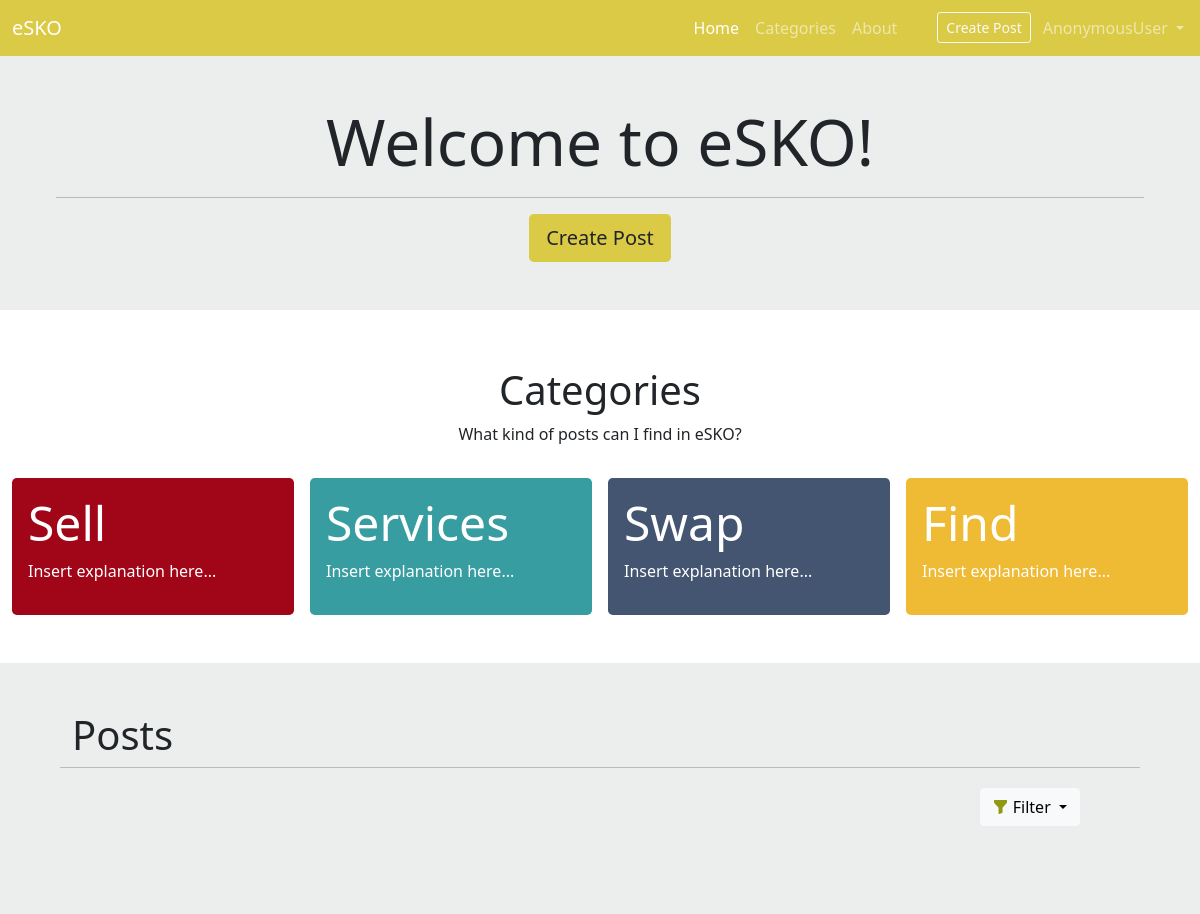
Page /esko_app/home/ on the earlier database version.
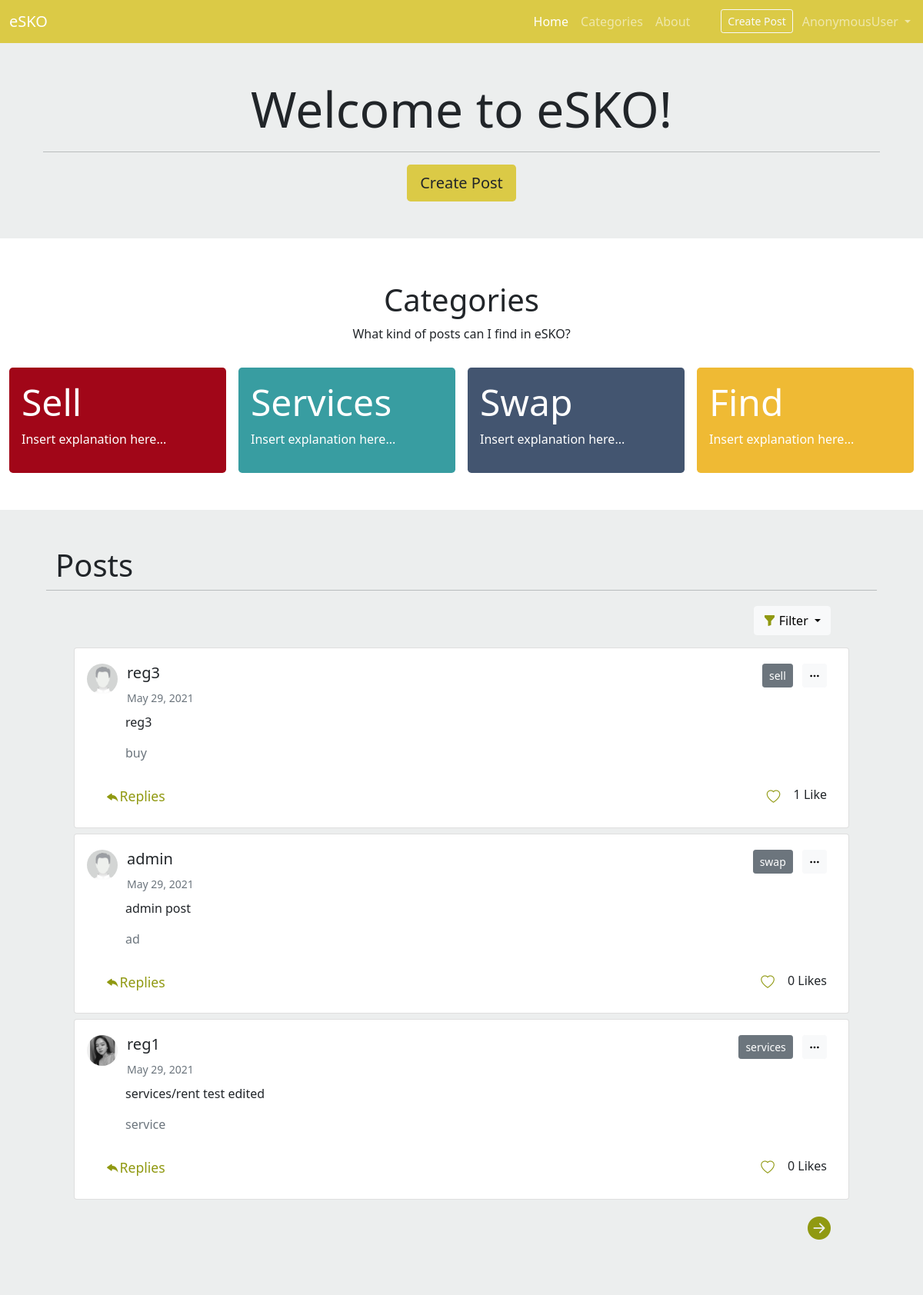
Same page on the later database version.
### esko_app/models.py (models this page shows, shortened)
class Post(models.Model):
	CATEGORIES = [
		('sell', 'sell'),
		('find', 'find'),
		('services/rent', 'services/rent'),
		('swap', 'swap'),
	]
	author = models.ForeignKey(User, on_delete=models.CASCADE, null=True)
	category = models.CharField(max_length=20,choices=CATEGORIES)
	description = models.TextField(max_length=250)
	tags = models.CharField(max_length=100)
	post_image = models.ImageField(upload_to='post_pics',null=True,blank=True)
	date = models.DateTimeField(auto_now_add=True)
	likes = models.ManyToManyField(User, related_name='user_posts')
	def total_likes(self):
		return self.likes.count()

class Profile(models.Model):
	user = models.OneToOneField(User, on_delete=models.CASCADE)
	profile_pic = models.ImageField(default='default.jpg', upload_to='profile_pics', blank=True)
	year_level = models.CharField(max_length=30, blank=True)
	phone_number = models.IntegerField(null=True,blank=True)
	sns_account = models.URLField(max_length = 200,blank=True)
	bio = models.CharField(max_length=200, blank=True)

### esko_app/views.py (the view)
# urls.py: 2. Add a URL to urlpatterns:  path('', views.home, name='home')
def home(request):
	posts = Post.objects.all().order_by('-date')
	ordering = ['-date']
	filtered_posts = PostFilter(
		request.GET,
		queryset=posts
	)
	post_paginator = Paginator(filtered_posts.qs, 3)
	page_num = request.GET.get('page')
	page = post_paginator.get_page(page_num)
	context = {
		'count' : post_paginator.count,
		'page' : page
	}
	return render(request, 'esko_app/home.html', context)

### esko_app/templatetags/extras.py (called while the page is built)
@register.simple_tag
def my_url(value, field_name, urlencode=None):
	url = '?{}={}'.format(field_name, value)
	if urlencode:
		querystring = urlencode.split('&')
		filtered_querystring = filter(lambda p: p.split('=')[0]!=field_name, querystring)
		encoded_querystring = '&'.join(filtered_querystring)
		url = '{}&{}'.format(url, encoded_querystring)
	return url

### templates/esko_app/home.html (shortened to what this page needs)
{% extends 'base.html' %}
{% block content %}
	<div class="container-fluid text-center mb-2 px-2 py-5" style="background-color:#ECEEEE;">
		<h1 class="display-3">
			Welcome to eSKO!
		</h1>
		<hr class="my-3 mx-5">
		<a class="btn btn-lg bgyellow text-nowrap" href="{% url 'esko_app:post-create' %}">Create Post</a>
	</div>
	<div class="container-fluid px-3 py-5">
		<h1 class="display-6 text-center">Categories</h1>
		<p class="text-center pb-3">What kind of posts can I find in eSKO?</p>
		<div class="row">
			<div class="col rounded-3 mx-2 px-3 py-3" style="color:white; background-color:#A10618;">
				<h1 class="display-5">
					Sell
				</h1>
				<p>Insert explanation here...</p>
			</div>
			<div class="col rounded-3 mx-2 px-3 py-3" style="color:white; background-color:#389DA1;">
				<h1 class="display-5">
					Services
				</h1>
				<p>Insert explanation here...</p>
			</div>
			<div class="col rounded-3 mx-2 px-3 py-3" style="color:white; background-color:#435570;">
				<h1 class="display-5">
					Swap
				</h1>
				<p>Insert explanation here...</p>
			</div>
			<div class="col rounded-3 mx-2 px-3 py-3" style="color:white; background-color:#EFBA34;">
				<h1 class="display-5">
					Find
				</h1>
				<p>Insert explanation here...</p>
			</div>
		</div>
	</div>
	<div class="container-fluid px-5 py-5" style="background-color:#ECEEEE;">
		<div class="row px-4">
			<h1 class="display-6">Posts</h1>
		</div>
		<div class="row px-4"><hr class="mx-auto"></div>
		<div class="row px-5 pl-5 pt-1 pb-3">
			<div class="row pb-2">
				<div class="col-auto ms-auto">
					<form method="get">
						<div class="btn-group">
							<button class="btn btn-light dropdown-toggle" type="button" id="filterDropdown" data-bs-toggle="dropdown" aria-expanded="false">
								<i class="bi bi-funnel-fill" style="color:#909911;"></i>
								Filter
							</button>
						</div>
					</form>
				</div>
			</div>
			<div class="row mx-auto py-2">
				{% for post in page %}
						<div class="card py-3 " style="margin-bottom: 7px" >
								<div class="row px-3 py-1">
									<div class="col-auto px-0">
										<img src="{{ post.author.profile.profile_pic.url }}" class="rounded-circle" style="width:40px">
									</div>
									<div class="col-auto me-auto">
										<h5 class="card-title">{{ post.author }}</h5>
										<small class="text-muted">{{ post.date|date:"F d, Y" }}</small>
									</div>
									<div class="col-auto">
										<button type="button" class="btn btn-sm btn-secondary">{{ post.category }}</button>
										<button type="button" class="btn btn-sm btn-light ms-2" data-bs-toggle="dropdown" aria-expanded="false"><i class="bi bi-three-dots"></i></button>
									</div>
								</div>
							<div class="row px-4 py-1">
								<p class="card-text" style="margin-left: 30px">
								<a class="card-text" style="text-decoration: none;color: inherit;" href="/esko_app/post/{{post.id}}">{{post.description}} </a></p>
								<p class="text-muted" style="margin-left: 30px">{{post.tags}}</p>
							</div>
							<div class="row px-3 py-1">
								<div class="col-auto me-auto">
									<a class="btn" style="background:white; font-size:1.1rem; color:#909911" href="{% url 'esko_app:post-detail' post.pk %}"><i class="bi bi-reply-fill"></i>Replies</a>
								</div>
								<div class="col-auto">
									<form action="{% url 'esko_app:like_post' post.pk %}" method="POST">
									{% if liked %}
										<button type="submit" name="post_id" value="{{ post.id }}" class="btn" style="background:white; font-size:1.1rem; color:#909911;"><i class="bi bi-heart-fill"></i></button>
									{% else %}
										<button type="submit" name="post_id" value="{{ post.id }}" class="btn" style="background:white; font-size:1.1rem; color:#909911;"><i class="bi bi-heart"></i></button>
									{% endif %}
									{% if post.total_likes == 1 %}
										{{ post.total_likes }} Like
									{% else %}
										{{ post.total_likes }} Likes
									{% endif %}
									</form>
								</div>
							</div>
						</div>
					{% endfor %}
			</div>
			{% load extras %}
			<div class="page-links" style="font-size: 30px">
				<div class="container">
					<div class="row">
						<div class="col-auto me-auto">
						</div>
						<div class="col-auto">
							{% if page.has_next %}
								<div style="text-align: right;">
									<a href="{% my_url page.next_page_number 'page' request.GET.urlencode %}" style="color:#909911;"><i class="bi bi-arrow-right-circle-fill"></i></a>
								</div>
							{% endif %}
						</div>
					</div>
				</div>
			</div>
		</div>
	</div>
{% endblock %}

### templates/base.html (shortened to what this page needs)
<!DOCTYPE html>
<html>
	<head>
		<link href="https://cdn.jsdelivr.net/npm/bootstrap@5.0.1/dist/css/bootstrap.min.css" rel="stylesheet">
		<link rel="stylesheet" href="https://cdn.jsdelivr.net/npm/bootstrap-icons@1.5.0/font/bootstrap-icons.css">
	</head>
	<body>
		<nav class="navbar navbar-expand-lg navbar-fixed navbar-dark bgyellow ">
			<div class="container-fluid">
				<a class="navbar-brand" href="#">eSKO</a>
			</div>
			<div class="collapse navbar-collapse" id="navbarSupportedContent">
				<ul class="navbar-nav me-3 nav-fill">
					{% with url_name=request.resolver_match.url_name %}
						<li class="nav-item ">
						<a class="nav-link {% if url_name == 'home' %}active{% endif %}" href="/esko_app/home/">Home</a>
						</li>
						<li class="nav-item ">
						<a class="nav-link {% if url_name == 'categories' %}active{% endif %}" href="/esko_app/home/">Categories</a>
						</li>
						<li class="nav-item ">
						<a class="nav-link {% if url_name == 'about' %}active{% endif %}" href="/esko_app/about/">About</a>
						</li>
				</ul>
				<ul class="navbar-nav me-2 ms-3">
					<li class="nav-item me-1">
						<a class="btn btn-outline-light btn-sm text-nowrap mt-1" href="{% url 'esko_app:post-create' %}">Create Post</a>
					</li>
					<li class="nav-item dropdown">
						<a class="nav-link dropdown-toggle {% if url_name == 'profile' %}active{% endif %}"  id="navbarDropdown" role="button" data-bs-toggle="dropdown" aria-expanded="false">
							{{request.user}}
						</a>
					</li>
				</ul>
				{% endwith %}
			</div>
		</nav>
		{% block content %}
		{% endblock %}
	</body>
</html>

### templates/base.html (style rules this page uses)
.bgyellow { background: #DBCA46; }

Differences in the rows shown:
added Post: author.profile.profile_pic (placeholder picture), author "reg3", date "May 29, 2021", category "sell", description "reg3", tags "buy", total_likes "1"
added Post: author.profile.profile_pic (placeholder picture), author "admin", date "May 29, 2021", category "swap", description "admin post", tags "ad", total_likes "0"
added Post: author.profile.profile_pic (picture), author "reg1", date "May 29, 2021", category "services", description "services/rent test edited", tags "service", total_likes "0"
